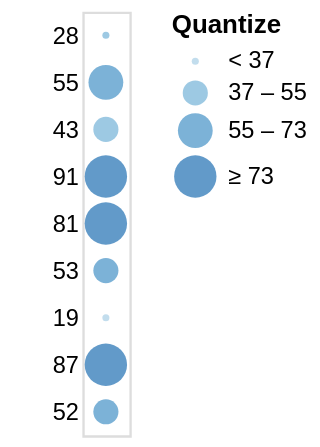

Source (Vega-Lite JSON):
### Vega specification from a JSON file in a GitHub repository (floating-point values rounded to 4 significant figures)
{"$schema": "https://vega.github.io/schema/vega/v4.json", "description": "A simple bar chart with embedded data.", "autosize": "pad", "padding": 5, "width": 20, "style": "cell", "data": [{"name": "source_0", "values": [{"a": "A", "b": 28}, {"a": "B", "b": 55}, {"a": "C", "b": 43}, {"a": "D", "b": 91}, {"a": "E", "b": 81}, {"a": "F", "b": 53}, {"a": "G", "b": 19}, {"a": "H", "b": 87}, {"a": "I", "b": 52}]}], "signals": [{"name": "y_step", "value": 20}, {"name": "height", "update": "bandspace(domain('y').length, 1, 0.5) * y_step"}], "marks": [{"name": "marks", "type": "symbol", "style": ["circle"], "from": {"data": "source_0"}, "encode": {"update": {"opacity": {"value": 0.7}, "fill": [{"test": "datum[\"b\"] === null || isNaN(datum[\"b\"])", "value": null}, {"scale": "color", "field": "b"}], "tooltip": {"signal": "{\"b\": ''+datum[\"b\"], \"Quantize\": format(datum[\"b\"], \"\")}"}, "x": {"signal": "width", "mult": 0.5}, "y": {"scale": "y", "field": "b"}, "size": {"scale": "size", "field": "b"}, "shape": {"value": "circle"}}}}], "scales": [{"name": "y", "type": "point", "domain": {"data": "source_0", "field": "b"}, "range": {"step": {"signal": "y_step"}}, "padding": 0.5}, {"name": "color", "type": "quantize", "domain": {"data": "source_0", "field": "b"}, "range": {"scheme": "blues", "count": 4}, "zero": true}, {"name": "size", "type": "quantize", "domain": {"data": "source_0", "field": "b"}, "range": [9, 114, 219, 324], "zero": false}], "axes": [{"scale": "y", "orient": "left", "grid": false, "domain": false, "ticks": false, "zindex": 1}], "legends": [{"title": "Quantize", "fill": "color", "direction": "vertical", "gradientLength": {"signal": "clamp(height, 64, 200)"}, "encode": {"symbols": {"update": {"shape": {"value": "circle"}, "opacity": {"value": 0.7}}}}, "size": "size"}], "config": {"axisY": {"minExtent": 30}}}
